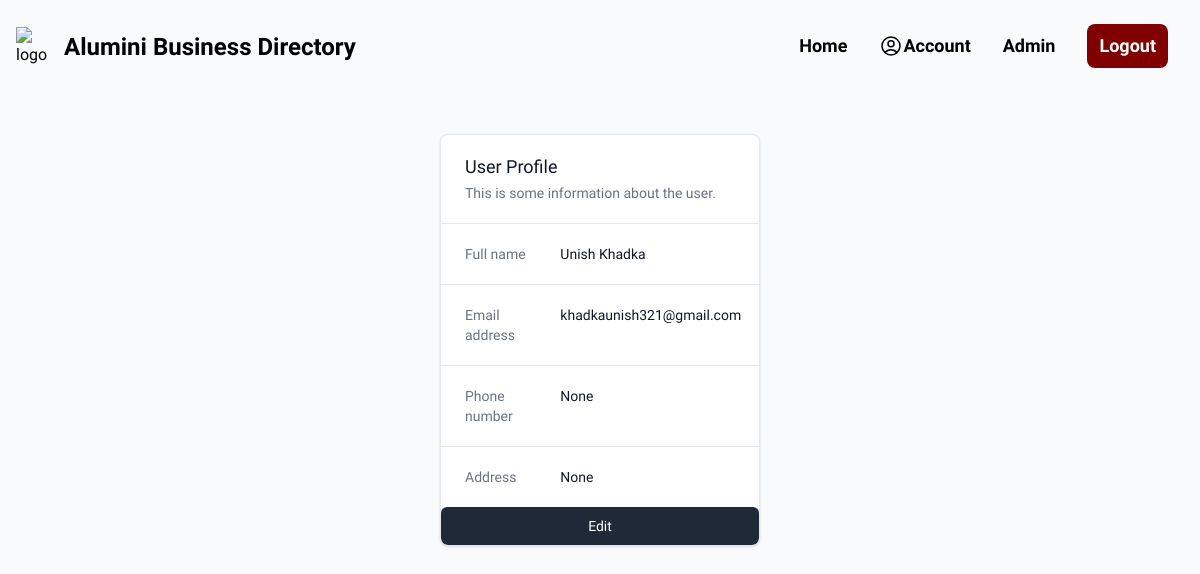
/account/ (signed in), run on the app's committed database.
### users/models.py (models this page shows, shortened)
class CustomUser(AbstractBaseUser, PermissionsMixin):
    id = models.CharField(
        _("ID"), primary_key=True, max_length=22, default=shortuuid.uuid, editable=False
    )
    email = models.EmailField(_("Email Address"), unique=True)
    full_name = models.CharField(_("Full Name"), max_length=100)
    phone_number = models.CharField(
        _("Phone Number"), max_length=15, null=True, blank=True
    )
    address = models.TextField(_("Address"), null=True, blank=True)
    is_active = models.BooleanField(_("Is Active"), default=True)
    is_staff = models.BooleanField(_("Is Staff"), default=False)
    date_joined = models.DateTimeField(_("Date Joined"), default=timezone.now)
    objects = CustomUserManager()
    USERNAME_FIELD = "email"
    REQUIRED_FIELDS = ["full_name"]
    class Meta:
        verbose_name = _("User")
        verbose_name_plural = _("Users")
        ordering = ["-date_joined"]

### alumini/views.py (the view)
# urls.py: path("account/", account, name="account"),
@login_required(login_url="login")
def account(request):
    user = request.user
    context = {"user": user}
    return render(request, "alumini/account.html", context)

### alumini/templates/alumini/account.html
{% extends "main.html" %} {% block content %}
<div
  class="bg-white overflow-hidden shadow rounded-lg border mx-auto max-w-xs my-10"
>
  <div class="px-4 py-5 sm:px-6">
    <h3 class="text-lg leading-6 font-medium text-gray-900">User Profile</h3>
    <p class="mt-1 max-w-2xl text-sm text-gray-500">
      This is some information about the user.
    </p>
  </div>
  <div class="border-t border-gray-200 px-4 py-5 sm:p-0">
    <dl class="sm:divide-y sm:divide-gray-200">
      <div class="py-3 sm:py-5 sm:grid sm:grid-cols-3 sm:gap-4 sm:px-6">
        <dt class="text-sm font-medium text-gray-500">Full name</dt>
        <dd class="mt-1 text-sm text-gray-900 sm:mt-0 sm:col-span-2">
          {{user.full_name}}
        </dd>
      </div>
      <div class="py-3 sm:py-5 sm:grid sm:grid-cols-3 sm:gap-4 sm:px-6">
        <dt class="text-sm font-medium text-gray-500">Email address</dt>
        <dd class="mt-1 text-sm text-gray-900 sm:mt-0 sm:col-span-2">
          {{user.email}}
        </dd>
      </div>
      <div class="py-3 sm:py-5 sm:grid sm:grid-cols-3 sm:gap-4 sm:px-6">
        <dt class="text-sm font-medium text-gray-500">Phone number</dt>
        <dd class="mt-1 text-sm text-gray-900 sm:mt-0 sm:col-span-2">
          {{user.phone_number}}
        </dd>
      </div>
      <div class="py-3 sm:py-5 sm:grid sm:grid-cols-3 sm:gap-4 sm:px-6">
        <dt class="text-sm font-medium text-gray-500">Address</dt>
        <dd class="mt-1 text-sm text-gray-900 sm:mt-0 sm:col-span-2">
          {{user.address}}
        </dd>
      </div>
    </dl>
  </div>
  <div>
    <a
      href="#"
      class="block w-full bg-gray-800 border border-transparent rounded-md py-2 px-4 text-sm text-center font-medium text-white hover:bg-gray-900 focus:outline-none focus:ring-2 focus:ring-offset-2 focus:ring-gray-800"
      >Edit</a
    >
  </div>
</div>
{% endblock %}

### data on the page
CustomUser: full_name "Unish Khadka", email "khadkaunish321@gmail.com", phone_number "None", address "None"
